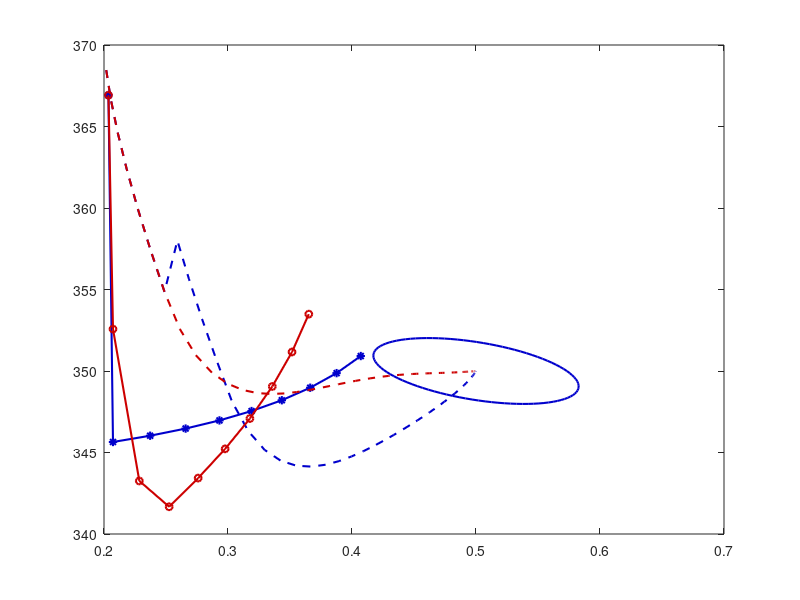

MATLAB code for this plot: (Note: this script raises an error after producing the figure.)


%% Code to generate Figure 2, closed-loop trajectorie, predictions and ellipsoids for constant and parameter dependent case
figDir = 'figDir';
if ~isfolder(figDir)
    mkdir(figDir)
end

atk = 2; % timestep

figure(2)

%%  Load SimCT_LMIapproach_2it_nosaturatedU.mat
load SimCT_LMIapproach_2it_nosaturatedU.mat
plot(state_sim(atk:end,1),state_sim(atk:end,2),'--','Color',[0,0,0.8],'LineWidth',1.5)
hold on
plot(XX(1:4:end,atk),XX(2:4:end,atk),'Color',[0,0,0.8],'Marker','*','Markersize',6,'LineWidth',1.5)

load TerminalLMICT
ind1 = 1;
ind2 = 2;
Rchol = chol(W([.5,350]));
t = linspace(0, 2*pi, 100); % or any high number to make curve smooth
z = [cos(t); sin(t)];
ellipse = inv(Rchol([ind1,ind2],[ind1,ind2])) * z;
plot(ellipse(1,:)+0.5, ellipse(2,:)+350,'Color',[0,0,0.8],'LineWidth',1.5)


%% Load SimLMI_2it_nosaturatedU
load SimLMI_2it_nosaturatedU

plot(state_sim(atk:end,1),state_sim(atk:end,2),'--','Color',[0.8,0,0],'LineWidth',1.5)
hold on
plot(XX(1:4:end,atk),XX(2:4:end,atk),'Color',[0.8,0,0],'Marker','o','Markersize',5,'LineWidth',1.5)

load TerminalLMI
ind1 = 1;
ind2 = 2;
Rchol = chol(W([XX(end-3,atk),XX(end-2,atk)]));
t = linspace(0, 2*pi, 100); % or any high number to make curve smooth
z = [cos(t); sin(t)];
ellipse = inv(Rchol([ind1,ind2],[ind1,ind2])) * z;
plot(ellipse(1,:)+0.5, ellipse(2,:)+350,'Color',[0.8,0,0],'LineWidth',1.5)


%% Add labels and title to plot
xlabel('C_A (mol/l)'); ylabel('T (K)'); grid on;

tileSt = {
    'Constant closed loop trajectories', ...
    'Constant prediction at k = 0', ...
    'Constant ellipsoid', ...
    'Parameter dependent LMIclosed loop trajectories', ...
    'Parameter dependent LMI prediction at k = 0', ...
    'Parameter dependent LMI approach ellipsoid'
};

fs  = 10.5;
legend(tileSt, 'FontSize',fs)


strFig = 'Fig02_ClLoop';
print(fullfile(figDir,strFig), '-dpng');